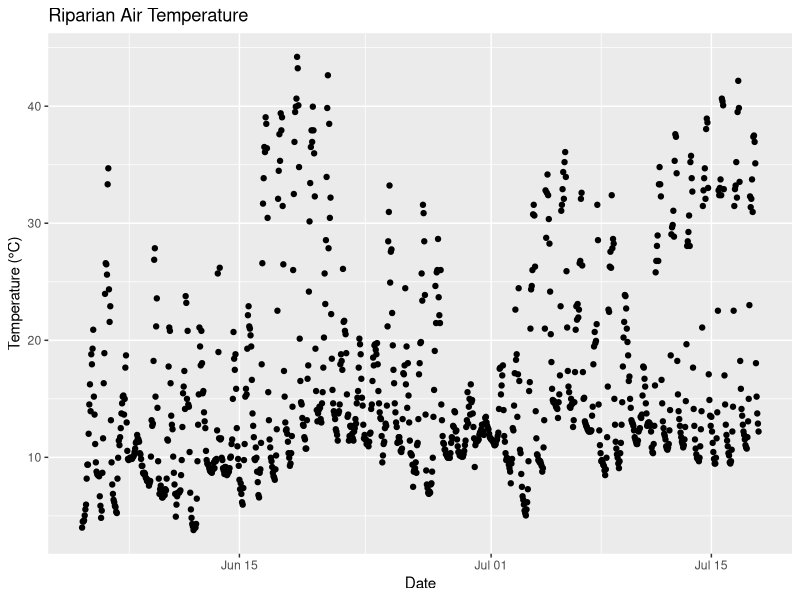
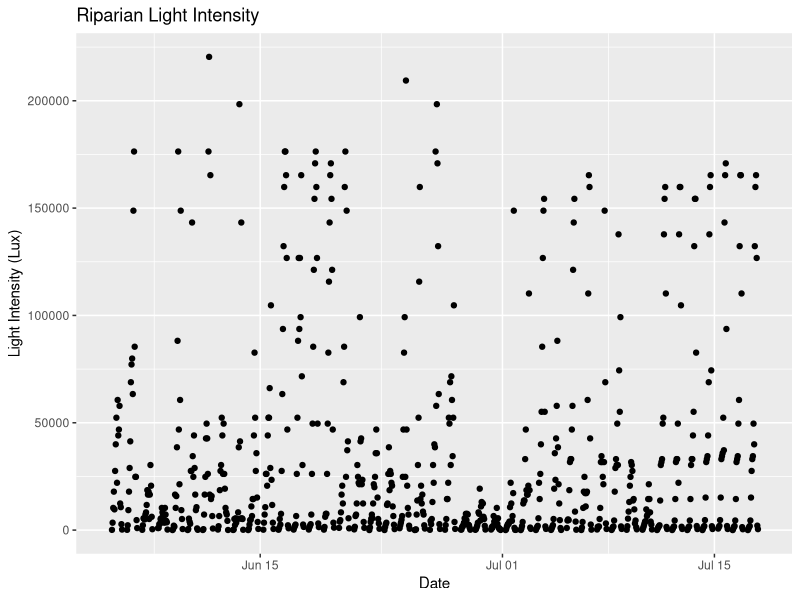
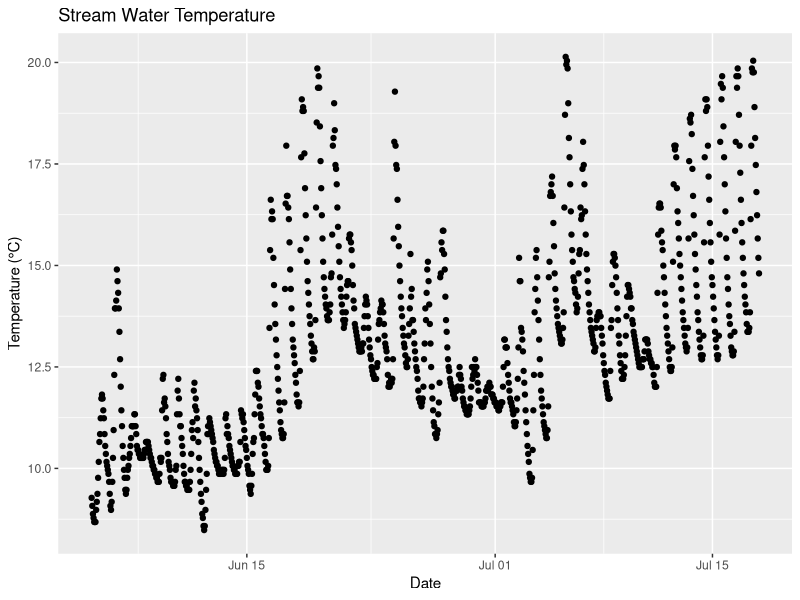
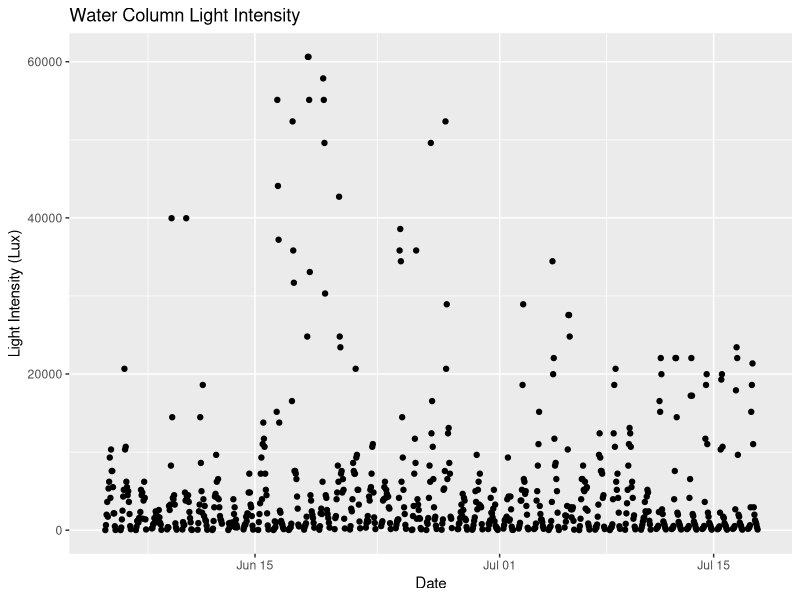
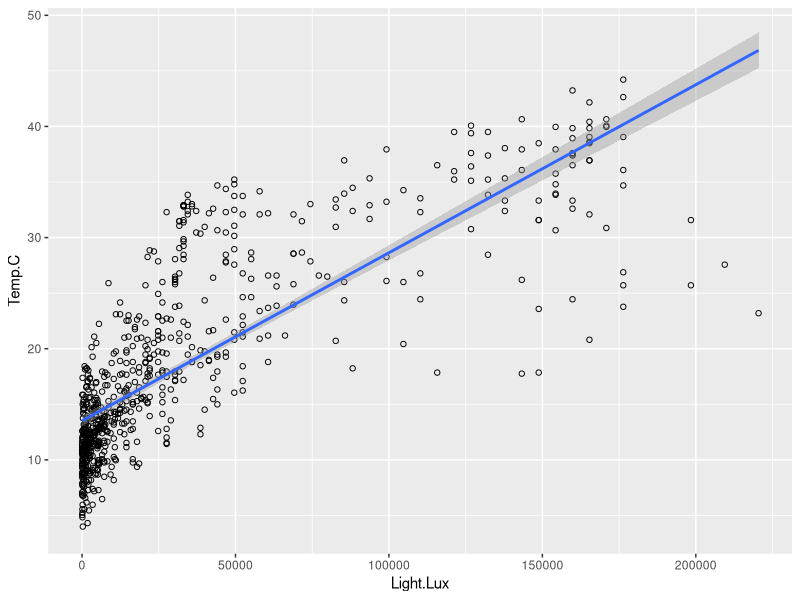
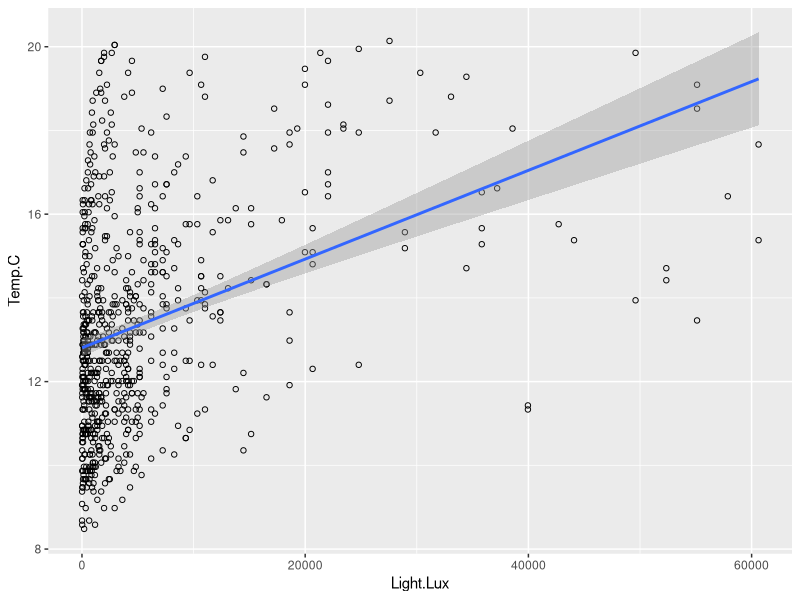
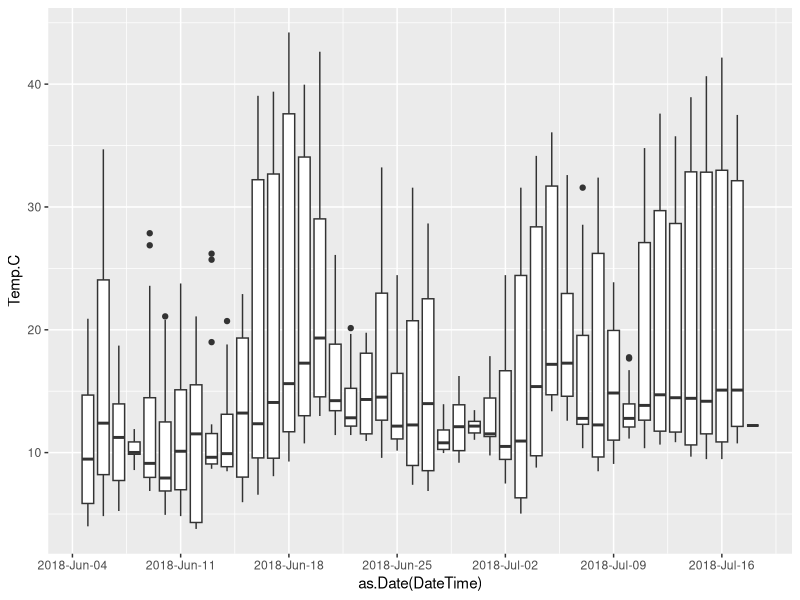
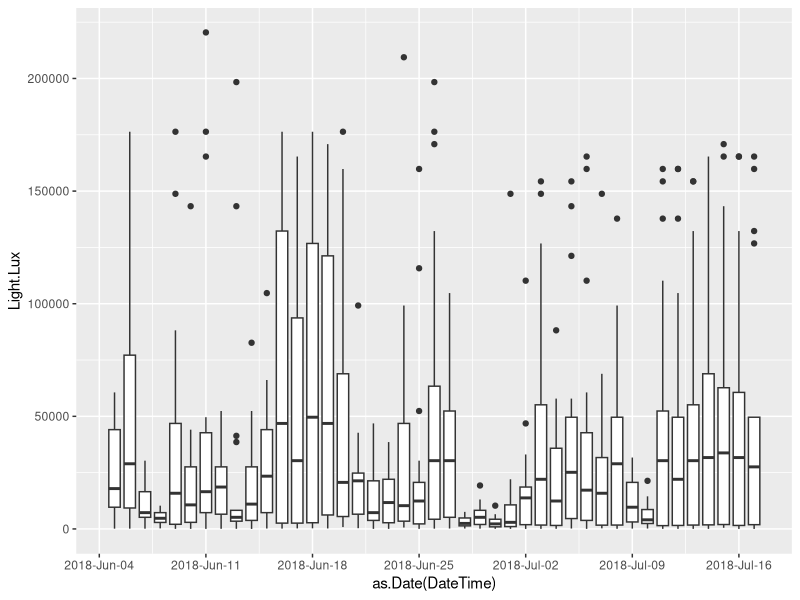

Here is the R script that generated these plots, in order:
library(tidyverse)
library(dplyr)
library(reshape2)
library(lubridate)
library(zoo)
library(knitr)
###Read in data and get rows and columns sorted, change the file name and csv output manually
site.name <- "6_Coast"

#Air
Air<-data.frame(read.csv("6Coast_Air.csv",
                       header=F,stringsAsFactors=FALSE,
                       colClasses=c(rep("character",4),rep("NULL",5)),
                       na.string=c("","null","NaN","X")))
colnames(Air) <- c("Record", "DateTime", "Temp.C", "Light.Lux")
Air = Air[-2,]
Air = Air[-1,]

Air$DateTime <- strptime(Air$DateTime, "%m/%d/%y %I:%M:%S %p")
Air$DateTime <- as.POSIXct(Air$DateTime, origin="1970-01-01", tz="GMT")
Air$Temp.C <- as.numeric(as.character(Air$Temp.C))
Air$Light.Lux <- as.numeric(as.character(Air$Light.Lux))

#Water
Water<-data.frame(read.csv("6Coast_Water.csv",
                         header=F,stringsAsFactors=FALSE,
                         colClasses=c(rep("character",4),rep("NULL",5)),
                         na.string=c("","null","NaN","X")))
colnames(Water) <- c("Record", "DateTime", "Temp.C", "Light.Lux")
Water = Water[-2,]
Water = Water[-1,]

Water$DateTime <- strptime(Water$DateTime, "%m/%d/%y %I:%M:%S %p")
Water$DateTime <- as.POSIXct(Water$DateTime, origin="1970-01-01", tz="GMT")
Water$Temp.C <- as.numeric(as.character(Water$Temp.C))
Water$Light.Lux <- as.numeric(as.character(Water$Light.Lux))

#Subset by deployment dates
dates <-read.csv("LoggerDates.csv")
dates$Start <- strptime(dates$Start, "%m/%d/%Y")
dates$End <- strptime(dates$End, "%m/%d/%Y")
dates$Start <- as.POSIXct(dates$Start, origin="1970-01-01", tz="GMT")
dates$End <- as.POSIXct(dates$End, origin="1970-01-01", tz="GMT")

site.date <- dates %>%
  filter(Site == site.name) %>%
  head

int <- interval(site.date$Start, site.date$End)

Air <- Air[Air$DateTime %within% int,]
Water <- Water[Water$DateTime %within% int,]

#Replace light values = 0 (night time) with NA
Air$Light.Lux[Air$Light.Lux==0] <- NA
Water$Light.Lux[Water$Light.Lux==0] <- NA

#Get summary of data
summary(Air)
summary(Water)

#Plot all data
riptemp <- qplot(x=DateTime, y=Temp.C,
     data=Air, na.rm=TRUE,
     main="Riparian Air Temperature",
     xlab="Date", ylab="Temperature (°C)")
riptemp

riplight <- qplot(x=DateTime, y=Light.Lux,
      data=Air, na.rm=TRUE,
      main="Riparian Light Intensity",
      xlab="Date", ylab="Light Intensity (Lux)")
riplight

h20temp <- qplot(x=DateTime, y=Temp.C,
                 data=Water, na.rm=TRUE,
                 main="Stream Water Temperature",
                 xlab="Date", ylab="Temperature (°C)")
h20temp

h20light <- qplot(x=DateTime, y=Light.Lux,
                  data=Water, na.rm=TRUE,
                  main="Water Column Light Intensity",
                  xlab="Date", ylab="Light Intensity (Lux)")
h20light

#Plot light against temp
ggplot(Air, aes(x=Light.Lux, y=Temp.C)) +
  geom_point(shape=1) +    # Use hollow circles
  geom_smooth(method=lm) 

ggplot(Water, aes(x=Light.Lux, y=Temp.C)) +
  geom_point(shape=1) +    # Use hollow circles
  geom_smooth(method=lm) 

#Plot boxplots by day - show range in hourly variables by day
Air$Day <- cut(Air$DateTime, breaks = "day")
Water$Day <- cut(Water$DateTime, breaks = "day")

riptempbox <- ggplot(Air, aes(x=as.Date(DateTime), y=Temp.C, group=Day)) + 
  geom_boxplot() + 
  scale_x_date(date_breaks = "1 week", date_labels="%Y-%b-%d")
riptempbox

riplightbox <- ggplot(Air, aes(x=as.Date(DateTime), y=Light.Lux, group=Day)) + 
  geom_boxplot() + 
  scale_x_date(date_breaks = "1 week", date_labels="%Y-%b-%d")
riplightbox

h20tempbox <- ggplot(Water, aes(x=as.Date(DateTime), y=Temp.C, group=Day)) + 
  geom_boxplot() + 
  scale_x_date(date_breaks = "1 week", date_labels="%Y-%b-%d")
h20tempbox

h20lightbox <- ggplot(Water, aes(x=as.Date(DateTime), y=Light.Lux, group=Day)) + 
  geom_boxplot() + 
  scale_x_date(date_breaks = "1 week", date_labels="%Y-%b-%d")
h20lightbox

#Plot daily means for air and water
AirMean<-aggregate(cbind(Temp.C, Light.Lux)~Day, Air, mean)
WaterMean<-aggregate(cbind(Temp.C, Light.Lux)~Day, Water, mean)

riptemp <- qplot(x=Day, y=Temp.C,
                 data=AirMean, na.rm=TRUE,
                 main="Riparian Air Temperature",
                 xlab="Date", ylab="Temperature (°C)")
riptemp

riplight <- qplot(x=Day, y=Light.Lux,
                  data=AirMean, na.rm=TRUE,
                  main="Riparian Light Intensity",
                  xlab="Date", ylab="Light Intensity (Lux)")
riplight

h20temp <- qplot(x=Day, y=Temp.C,
                 data=WaterMean, na.rm=TRUE,
                 main="Stream Water Temperature",
                 xlab="Date", ylab="Temperature (°C)")
h20temp

h20light <- qplot(x=Day, y=Light.Lux,
                  data=WaterMean, na.rm=TRUE,
                  main="Water Column Light Intensity",
                  xlab="Date", ylab="Light Intensity (Lux)")
h20light

ggplot(AirMean, aes(x=Light.Lux, y=Temp.C)) +
  geom_point(shape=1) +    # Use hollow circles
  geom_smooth(method=lm) 

ggplot(WaterMean, aes(x=Light.Lux, y=Temp.C)) +
  geom_point(shape=1) +    # Use hollow circles
  geom_smooth(method=lm) 

#calculate Mean, Min, Max, and CV for all four time series and send to new file.
AirTemp_Mean <- mean(Air$Temp.C)
AirTemp_Min <- min(Air$Temp.C)
AirTemp_Max <- max(Air$Temp.C)
AirTemp_SD <- sd(Air$Temp.C)
AirTemp_CV <- (AirTemp_SD/AirTemp_Mean)

AirLight_Mean <- mean(Air$Light.Lux, na.rm=TRUE)
AirLight_Min <- min(Air$Light.Lux, na.rm=TRUE)
AirLight_Max <- max(Air$Light.Lux, na.rm=TRUE)
AirLight_SD <- sd(Air$Light.Lux, na.rm=TRUE)
AirLight_CV <- (AirLight_SD/AirLight_Mean)

WaterTemp_Mean <- mean(Water$Temp.C)
WaterTemp_Min <- min(Water$Temp.C)
WaterTemp_Max <- max(Water$Temp.C)
WaterTemp_SD <- sd(Water$Temp.C)
WaterTemp_CV <- (WaterTemp_SD/WaterTemp_Mean)

WaterLight_Mean <- mean(Water$Light.Lux, na.rm=TRUE)
WaterLight_Min <- min(Water$Light.Lux, na.rm=TRUE)
WaterLight_Max <- max(Water$Light.Lux, na.rm=TRUE)
WaterLight_SD <- sd(Water$Light.Lux, na.rm=TRUE)
WaterLight_CV <- (WaterLight_SD/WaterLight_Mean)

DescStats <- cbind(site.name, AirTemp_Mean, AirTemp_Min, AirTemp_Max, AirTemp_SD, AirTemp_CV,
                   AirLight_Mean, AirLight_Min, AirLight_Max, AirLight_SD, AirLight_CV,
                   WaterTemp_Mean, WaterTemp_Min, WaterTemp_Max, WaterTemp_SD, WaterTemp_CV,
                   WaterLight_Mean, WaterLight_Min, WaterLight_Max, WaterLight_SD, WaterLight_CV)  

###Change name of csv file to match site
write.csv(DescStats, file="O6Coast_HoboSummary.csv")

